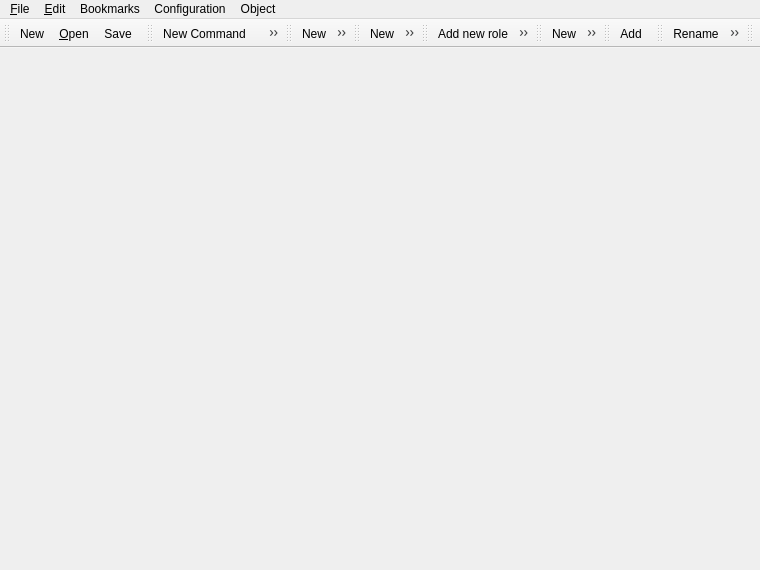
 <widget class="QMainWindow" name="MainForm">
  <property name="geometry">
   <rect>
    <x>0</x>
    <y>0</y>
    <width>760</width>
    <height>570</height>
   </rect>
  </property>
  <property name="sizePolicy">
   <sizepolicy hsizetype="Expanding" vsizetype="Expanding">
    <horstretch>0</horstretch>
    <verstretch>0</verstretch>
   </sizepolicy>
  </property>
  <property name="font">
   <font/>
  </property>
  <property name="windowTitle">
   <string>Ananas: Designer</string>
  </property>
  <widget class="QWidget" name="widget"/>
  <widget class="QToolBar" name="Toolbar">
   <property name="label" stdset="0">
    <string/>
   </property>
   <attribute name="toolBarArea">
    <enum>TopToolBarArea</enum>
   </attribute>
   <attribute name="toolBarBreak">
    <bool>false</bool>
   </attribute>
   <addaction name="configNewAction"/>
   <addaction name="configOpenAction"/>
   <addaction name="configSaveAction"/>
  </widget>
  <widget class="QToolBar" name="tbInterface">
   <property name="label" stdset="0">
    <string/>
   </property>
   <attribute name="toolBarArea">
    <enum>TopToolBarArea</enum>
   </attribute>
   <attribute name="toolBarBreak">
    <bool>false</bool>
   </attribute>
   <addaction name="objInterfaceNewCommandAction"/>
   <addaction name="objInterfaceNewSubmenuAction"/>
   <addaction name="objInterfaceNewSeparatorAction"/>
   <addaction name="objInterfaceEditAction"/>
  </widget>
  <widget class="QToolBar" name="tbMetadata">
   <property name="label" stdset="0">
    <string/>
   </property>
   <attribute name="toolBarArea">
    <enum>TopToolBarArea</enum>
   </attribute>
   <attribute name="toolBarBreak">
    <bool>false</bool>
   </attribute>
   <addaction name="objMetadataNewAction"/>
   <addaction name="objMetadataEditAction"/>
  </widget>
  <widget class="QToolBar" name="tbActions">
   <property name="label" stdset="0">
    <string/>
   </property>
   <attribute name="toolBarArea">
    <enum>TopToolBarArea</enum>
   </attribute>
   <attribute name="toolBarBreak">
    <bool>false</bool>
   </attribute>
   <addaction name="objActionsNewAction"/>
   <addaction name="objActionsNewGroupAction"/>
   <addaction name="objActionsEditAction"/>
  </widget>
  <widget class="QToolBar" name="tbRights">
   <property name="label" stdset="0">
    <string/>
   </property>
   <attribute name="toolBarArea">
    <enum>TopToolBarArea</enum>
   </attribute>
   <attribute name="toolBarBreak">
    <bool>false</bool>
   </attribute>
   <addaction name="objRoleNewAction"/>
   <addaction name="objRoleEditAction"/>
   <addaction name="objRoleClearAction"/>
  </widget>
  <widget class="QToolBar" name="tbLanguages">
   <property name="label" stdset="0">
    <string/>
   </property>
   <attribute name="toolBarArea">
    <enum>TopToolBarArea</enum>
   </attribute>
   <attribute name="toolBarBreak">
    <bool>false</bool>
   </attribute>
   <addaction name="objLanguagesNewAction"/>
   <addaction name="objLanguagesEditAction"/>
   <addaction name="objLanguagesClearAction"/>
  </widget>
  <widget class="QToolBar" name="tbImageCollection">
   <property name="label" stdset="0">
    <string/>
   </property>
   <attribute name="toolBarArea">
    <enum>TopToolBarArea</enum>
   </attribute>
   <attribute name="toolBarBreak">
    <bool>false</bool>
   </attribute>
   <addaction name="objImageCollectionAddAction"/>
  </widget>
  <widget class="QToolBar" name="TBToolbar">
   <property name="label" stdset="0">
    <string/>
   </property>
   <attribute name="toolBarArea">
    <enum>TopToolBarArea</enum>
   </attribute>
   <attribute name="toolBarBreak">
    <bool>false</bool>
   </attribute>
   <addaction name="objTBRenameAction"/>
   <addaction name="objTBMoveUpAction"/>
   <addaction name="objTBMoveDownAction"/>
   <addaction name="objTBDeleteAction"/>
  </widget>
  <widget class="QToolBar" name="tbTabs">
   <property name="movingEnabled" stdset="0">
    <bool>true</bool>
   </property>
   <property name="newLine" stdset="0">
    <bool>true</bool>
   </property>
   <property name="label" stdset="0">
    <string>Tabs</string>
   </property>
   <attribute name="toolBarArea">
    <enum>TopToolBarArea</enum>
   </attribute>
   <attribute name="toolBarBreak">
    <bool>false</bool>
   </attribute>
  </widget>
  <widget class="QMenuBar" name="menuBarMainWindow">
   <property name="enabled">
    <bool>true</bool>
   </property>
   <property name="geometry">
    <rect>
     <x>0</x>
     <y>0</y>
     <width>760</width>
     <height>22</height>
    </rect>
   </property>
   <property name="defaultUp">
    <bool>false</bool>
   </property>
   <widget class="QMenu" name="designerMenu">
    <property name="title">
     <string>&amp;File</string>
    </property>
    <addaction name="fileNewAction"/>
    <addaction name="fileSaveAction"/>
    <addaction name="fileOpenAction"/>
    <addaction name="separator"/>
    <addaction name="filePrintAction"/>
    <addaction name="separator"/>
    <addaction name="fileExitAction"/>
   </widget>
   <widget class="QMenu" name="editMenu">
    <property name="title">
     <string>&amp;Edit</string>
    </property>
    <addaction name="editUndoAction"/>
    <addaction name="editRedoAction"/>
    <addaction name="separator"/>
    <addaction name="editCutAction"/>
    <addaction name="editCopyAction"/>
    <addaction name="editPasteAction"/>
    <addaction name="separator"/>
    <addaction name="editFindAction"/>
   </widget>
   <widget class="QMenu" name="ConfigurationMenu">
    <property name="title">
     <string>Configuration</string>
    </property>
    <addaction name="configOpenAction"/>
    <addaction name="configSaveAction"/>
    <addaction name="separator"/>
    <addaction name="configNewAction"/>
    <addaction name="actionPreferences"/>
   </widget>
   <widget class="QMenu" name="ObjectMenu">
    <property name="title">
     <string>Object</string>
    </property>
    <addaction name="objEditAction"/>
    <addaction name="objRenameAction"/>
    <addaction name="objDeleteAction"/>
    <addaction name="separator"/>
    <addaction name="objNewObjAction"/>
    <addaction name="objNewFieldAction"/>
    <addaction name="objNewFormAction"/>
    <addaction name="objNewTableAction"/>
   </widget>
   <widget class="QMenu" name="menuBookmarks">
    <property name="title">
     <string>Bookmarks</string>
    </property>
    <addaction name="actionToggleBookmark"/>
    <addaction name="actionNextBookmark"/>
    <addaction name="actionPreviousBookmark"/>
    <addaction name="separator"/>
    <addaction name="actionClearAllBookmarks"/>
   </widget>
   <addaction name="designerMenu"/>
   <addaction name="editMenu"/>
   <addaction name="menuBookmarks"/>
   <addaction name="ConfigurationMenu"/>
   <addaction name="ObjectMenu"/>
  </widget>
  <action name="fileNewAction">
   <property name="icon">
    <iconset>
     <normaloff/>
    </iconset>
   </property>
   <property name="text">
    <string>&amp;New</string>
   </property>
   <property name="iconText">
    <string>&amp;New</string>
   </property>
   <property name="shortcut">
    <string>Ctrl+N</string>
   </property>
   <property name="name" stdset="0">
    <string>fileNewAction</string>
   </property>
  </action>
  <action name="fileOpenAction">
   <property name="icon">
    <iconset>
     <normaloff/>
    </iconset>
   </property>
   <property name="text">
    <string>&amp;Open...</string>
   </property>
   <property name="iconText">
    <string>&amp;Open...</string>
   </property>
   <property name="shortcut">
    <string>Ctrl+O</string>
   </property>
   <property name="name" stdset="0">
    <string>fileOpenAction</string>
   </property>
  </action>
  <action name="fileSaveAction">
   <property name="icon">
    <iconset>
     <normaloff/>
    </iconset>
   </property>
   <property name="text">
    <string>&amp;Save</string>
   </property>
   <property name="iconText">
    <string>&amp;Save</string>
   </property>
   <property name="whatsThis">
    <string>actFileSave</string>
   </property>
   <property name="shortcut">
    <string>Ctrl+S</string>
   </property>
   <property name="name" stdset="0">
    <string>fileSaveAction</string>
   </property>
  </action>
  <action name="fileSaveAsAction">
   <property name="text">
    <string>Save &amp;as...</string>
   </property>
   <property name="iconText">
    <string>Save &amp;as...</string>
   </property>
   <property name="shortcut">
    <string/>
   </property>
   <property name="name" stdset="0">
    <string>fileSaveAsAction</string>
   </property>
  </action>
  <action name="filePrintAction">
   <property name="enabled">
    <bool>false</bool>
   </property>
   <property name="icon">
    <iconset>
     <normaloff/>
    </iconset>
   </property>
   <property name="text">
    <string>&amp;Print</string>
   </property>
   <property name="iconText">
    <string>&amp;Print</string>
   </property>
   <property name="shortcut">
    <string>Ctrl+P</string>
   </property>
   <property name="name" stdset="0">
    <string>filePrintAction</string>
   </property>
  </action>
  <action name="fileExitAction">
   <property name="text">
    <string>E&amp;xit</string>
   </property>
   <property name="iconText">
    <string>E&amp;xit</string>
   </property>
   <property name="shortcut">
    <string/>
   </property>
   <property name="name" stdset="0">
    <string>fileExitAction</string>
   </property>
  </action>
  <action name="editUndoAction">
   <property name="enabled">
    <bool>false</bool>
   </property>
   <property name="icon">
    <iconset>
     <normaloff/>
    </iconset>
   </property>
   <property name="text">
    <string>Undo</string>
   </property>
   <property name="iconText">
    <string>Undo</string>
   </property>
   <property name="shortcut">
    <string>Ctrl+Z</string>
   </property>
   <property name="name" stdset="0">
    <string>editUndoAction</string>
   </property>
  </action>
  <action name="editRedoAction">
   <property name="enabled">
    <bool>false</bool>
   </property>
   <property name="icon">
    <iconset>
     <normaloff/>
    </iconset>
   </property>
   <property name="text">
    <string>Redo</string>
   </property>
   <property name="iconText">
    <string>Redo</string>
   </property>
   <property name="shortcut">
    <string>Ctrl+Y</string>
   </property>
   <property name="name" stdset="0">
    <string>editRedoAction</string>
   </property>
  </action>
  <action name="editCutAction">
   <property name="enabled">
    <bool>false</bool>
   </property>
   <property name="icon">
    <iconset>
     <normaloff/>
    </iconset>
   </property>
   <property name="text">
    <string>Cut</string>
   </property>
   <property name="iconText">
    <string>Cut</string>
   </property>
   <property name="toolTip">
    <string>Вырезать</string>
   </property>
   <property name="shortcut">
    <string>Ctrl+X</string>
   </property>
   <property name="name" stdset="0">
    <string>editCutAction</string>
   </property>
  </action>
  <action name="editCopyAction">
   <property name="enabled">
    <bool>false</bool>
   </property>
   <property name="icon">
    <iconset>
     <normaloff/>
    </iconset>
   </property>
   <property name="text">
    <string>Copy</string>
   </property>
   <property name="iconText">
    <string>Copy</string>
   </property>
   <property name="toolTip">
    <string>Копировать</string>
   </property>
   <property name="shortcut">
    <string>Ctrl+C</string>
   </property>
   <property name="name" stdset="0">
    <string>editCopyAction</string>
   </property>
  </action>
  <action name="editPasteAction">
   <property name="enabled">
    <bool>false</bool>
   </property>
   <property name="icon">
    <iconset>
     <normaloff/>
    </iconset>
   </property>
   <property name="text">
    <string>Paste</string>
   </property>
   <property name="iconText">
    <string>Paste</string>
   </property>
   <property name="toolTip">
    <string>Вставить</string>
   </property>
   <property name="shortcut">
    <string>Ctrl+V</string>
   </property>
   <property name="name" stdset="0">
    <string>editPasteAction</string>
   </property>
  </action>
  <action name="editFindAction">
   <property name="enabled">
    <bool>false</bool>
   </property>
   <property name="icon">
    <iconset>
     <normaloff/>
    </iconset>
   </property>
   <property name="text">
    <string>Find</string>
   </property>
   <property name="iconText">
    <string>Find</string>
   </property>
   <property name="shortcut">
    <string>Ctrl+F</string>
   </property>
   <property name="name" stdset="0">
    <string>editFindAction</string>
   </property>
  </action>
  <action name="helpContentsAction">
   <property name="text">
    <string>&amp;Содержание...</string>
   </property>
   <property name="iconText">
    <string>Содержание</string>
   </property>
   <property name="shortcut">
    <string/>
   </property>
   <property name="name" stdset="0">
    <string>helpContentsAction</string>
   </property>
  </action>
  <action name="helpIndexAction">
   <property name="text">
    <string>&amp;Индекс...</string>
   </property>
   <property name="iconText">
    <string>Индекс</string>
   </property>
   <property name="shortcut">
    <string/>
   </property>
   <property name="name" stdset="0">
    <string>helpIndexAction</string>
   </property>
  </action>
  <action name="helpAboutAction">
   <property name="text">
    <string>&amp;О программе</string>
   </property>
   <property name="iconText">
    <string>О программе</string>
   </property>
   <property name="shortcut">
    <string/>
   </property>
   <property name="name" stdset="0">
    <string>helpAboutAction</string>
   </property>
  </action>
  <action name="new_itemAction">
   <property name="text">
    <string>new item</string>
   </property>
   <property name="iconText">
    <string>new item</string>
   </property>
   <property name="name" stdset="0">
    <string>new_itemAction</string>
   </property>
  </action>
  <action name="new_itemAction_2">
   <property name="text">
    <string>new item</string>
   </property>
   <property name="iconText">
    <string>new item</string>
   </property>
   <property name="name" stdset="0">
    <string>new_itemAction_2</string>
   </property>
  </action>
  <action name="configurationnew_itemAction">
   <property name="text">
    <string>Image Collection</string>
   </property>
   <property name="iconText">
    <string>Image Collection</string>
   </property>
   <property name="name" stdset="0">
    <string>configurationnew_itemAction</string>
   </property>
  </action>
  <action name="actionToggleBookmark">
   <property name="icon">
    <iconset>
     <normaloff>:/images/bookmark.png</normaloff>:/images/bookmark.png</iconset>
   </property>
   <property name="text">
    <string>Toggle &amp;Bookmark</string>
   </property>
   <property name="iconText">
    <string>Toggle Bookmark</string>
   </property>
  </action>
  <action name="actionNextBookmark">
   <property name="icon">
    <iconset>
     <normaloff>:/images/bookmarknext.png</normaloff>:/images/bookmarknext.png</iconset>
   </property>
   <property name="text">
    <string>&amp;Next Bookmark</string>
   </property>
  </action>
  <action name="actionPreviousBookmark">
   <property name="icon">
    <iconset>
     <normaloff>:/images/bookmarkprevious.png</normaloff>:/images/bookmarkprevious.png</iconset>
   </property>
   <property name="text">
    <string>&amp;Previous Bookmark</string>
   </property>
  </action>
  <action name="actionClearAllBookmarks">
   <property name="icon">
    <iconset>
     <normaloff>:/images/clearallbookmarks.png</normaloff>:/images/clearallbookmarks.png</iconset>
   </property>
   <property name="text">
    <string>Clear &amp;All Bookmarks</string>
   </property>
  </action>
  <action name="actionPreferences">
   <property name="icon">
    <iconset>
     <normalon>:/images/computer_key.png</normalon>
    </iconset>
   </property>
   <property name="text">
    <string>Preferences</string>
   </property>
  </action>
  <actiongroup name="configGroup">
   <action name="configNewAction">
    <property name="icon">
     <iconset>
      <normaloff>:/images/filenew.png</normaloff>:/images/filenew.png</iconset>
    </property>
    <property name="text">
     <string>New</string>
    </property>
    <property name="iconText">
     <string>New</string>
    </property>
    <property name="toolTip">
     <string>Create new configuration</string>
    </property>
    <property name="name" stdset="0">
     <string>configNewAction</string>
    </property>
   </action>
   <action name="configOpenAction">
    <property name="checked">
     <bool>false</bool>
    </property>
    <property name="icon">
     <iconset>
      <normaloff>:/images/hi22-action-project_open.png</normaloff>:/images/hi22-action-project_open.png</iconset>
    </property>
    <property name="text">
     <string>&amp;Open</string>
    </property>
    <property name="iconText">
     <string>&amp;Open</string>
    </property>
    <property name="toolTip">
     <string>Open configuration</string>
    </property>
    <property name="statusTip">
     <string>Open configuration</string>
    </property>
    <property name="name" stdset="0">
     <string>configOpenAction</string>
    </property>
   </action>
   <action name="configSaveAction">
    <property name="icon">
     <iconset>
      <normaloff>:/images/filesave.png</normaloff>:/images/filesave.png</iconset>
    </property>
    <property name="text">
     <string>Save</string>
    </property>
    <property name="iconText">
     <string>Save</string>
    </property>
    <property name="toolTip">
     <string>Save configuration</string>
    </property>
    <property name="shortcut">
     <string>Ctrl+S</string>
    </property>
    <property name="name" stdset="0">
     <string>configSaveAction</string>
    </property>
   </action>
   <action name="config_DBCreateAction">
    <property name="text">
     <string>Создать/обновить БД</string>
    </property>
    <property name="iconText">
     <string>Создать/обновить БД</string>
    </property>
    <property name="name" stdset="0">
     <string>config_DBCreateAction</string>
    </property>
   </action>
   <property name="name" stdset="0">
    <string>configGroup</string>
   </property>
  </actiongroup>
  <actiongroup name="formGroup">
   <action name="NewButtonAction">
    <property name="text">
     <string>Новая кнопка</string>
    </property>
    <property name="iconText">
     <string>Новая кнопка</string>
    </property>
    <property name="name" stdset="0">
     <string>NewButtonAction</string>
    </property>
   </action>
   <action name="NewAttributeAction">
    <property name="text">
     <string>Новый атрибут</string>
    </property>
    <property name="iconText">
     <string>Новый атрибут</string>
    </property>
    <property name="name" stdset="0">
     <string>NewAttributeAction</string>
    </property>
   </action>
   <action name="NewFieldAction">
    <property name="text">
     <string>Новое поле</string>
    </property>
    <property name="iconText">
     <string>Новое поле</string>
    </property>
    <property name="name" stdset="0">
     <string>NewFieldAction</string>
    </property>
   </action>
   <property name="name" stdset="0">
    <string>formGroup</string>
   </property>
  </actiongroup>
  <actiongroup name="objectGroup">
   <action name="objNewFormAction">
    <property name="icon">
     <iconset>
      <normaloff>:/images/form.png</normaloff>:/images/form.png</iconset>
    </property>
    <property name="text">
     <string>New form</string>
    </property>
    <property name="iconText">
     <string>New form</string>
    </property>
    <property name="name" stdset="0">
     <string>objNewFormAction</string>
    </property>
   </action>
   <action name="objDeleteAction">
    <property name="text">
     <string>Delete</string>
    </property>
    <property name="iconText">
     <string>Delete</string>
    </property>
    <property name="name" stdset="0">
     <string>objDeleteAction</string>
    </property>
   </action>
   <action name="objNewFieldAction">
    <property name="icon">
     <iconset>
      <normaloff>:/images/field.png</normaloff>:/images/field.png</iconset>
    </property>
    <property name="text">
     <string>New field</string>
    </property>
    <property name="iconText">
     <string>New field</string>
    </property>
    <property name="name" stdset="0">
     <string>objNewFieldAction</string>
    </property>
   </action>
   <action name="objRenameAction">
    <property name="icon">
     <iconset>
      <normaloff>:/images/editrename.png</normaloff>:/images/editrename.png</iconset>
    </property>
    <property name="text">
     <string>Rename</string>
    </property>
    <property name="iconText">
     <string>Rename</string>
    </property>
    <property name="name" stdset="0">
     <string>objRenameAction</string>
    </property>
   </action>
   <action name="objEditAction">
    <property name="text">
     <string>Edit</string>
    </property>
    <property name="iconText">
     <string>Edit</string>
    </property>
    <property name="name" stdset="0">
     <string>objEditAction</string>
    </property>
   </action>
   <action name="objNewTableAction">
    <property name="icon">
     <iconset>
      <normaloff>:/images/table.png</normaloff>:/images/table.png</iconset>
    </property>
    <property name="text">
     <string>New table</string>
    </property>
    <property name="iconText">
     <string>New table</string>
    </property>
    <property name="name" stdset="0">
     <string>objNewTableAction</string>
    </property>
   </action>
   <action name="objNewObjAction">
    <property name="icon">
     <iconset>
      <normaloff>:/images/object.png</normaloff>:/images/object.png</iconset>
    </property>
    <property name="text">
     <string>New in group</string>
    </property>
    <property name="iconText">
     <string>New in group</string>
    </property>
    <property name="name" stdset="0">
     <string>objNewObjAction</string>
    </property>
   </action>
   <action name="objTBDeleteAction">
    <property name="icon">
     <iconset>
      <normaloff>:/images/editdelete.png</normaloff>:/images/editdelete.png</iconset>
    </property>
    <property name="text">
     <string>Delete</string>
    </property>
    <property name="iconText">
     <string>Delete</string>
    </property>
    <property name="name" stdset="0">
     <string>objTBDeleteAction</string>
    </property>
   </action>
   <action name="objMetadataNewAction">
    <property name="icon">
     <iconset>
      <normaloff>:/images/doc.png</normaloff>:/images/doc.png</iconset>
    </property>
    <property name="text">
     <string>New</string>
    </property>
    <property name="iconText">
     <string>New</string>
    </property>
    <property name="name" stdset="0">
     <string>objMetadataNewAction</string>
    </property>
   </action>
   <action name="objTBRenameAction">
    <property name="icon">
     <iconset>
      <normaloff>:/images/editrename.png</normaloff>:/images/editrename.png</iconset>
    </property>
    <property name="text">
     <string>Rename</string>
    </property>
    <property name="iconText">
     <string>Rename</string>
    </property>
    <property name="name" stdset="0">
     <string>objTBRenameAction</string>
    </property>
   </action>
   <action name="objTBMoveUpAction">
    <property name="icon">
     <iconset>
      <normaloff>:/images/arrow_up.png</normaloff>:/images/arrow_up.png</iconset>
    </property>
    <property name="text">
     <string>Move Up</string>
    </property>
    <property name="iconText">
     <string>Move Up</string>
    </property>
    <property name="name" stdset="0">
     <string>objTBMoveUpAction</string>
    </property>
   </action>
   <action name="objTBMoveDownAction">
    <property name="icon">
     <iconset>
      <normaloff>:/images/arrow_down.png</normaloff>:/images/arrow_down.png</iconset>
    </property>
    <property name="text">
     <string>Move Down</string>
    </property>
    <property name="iconText">
     <string>Move Down</string>
    </property>
    <property name="name" stdset="0">
     <string>objTBMoveDownAction</string>
    </property>
   </action>
   <action name="objMetadataEditAction">
    <property name="icon">
     <iconset>
      <normaloff>:/images/editedit.png</normaloff>:/images/editedit.png</iconset>
    </property>
    <property name="text">
     <string>Edit</string>
    </property>
    <property name="iconText">
     <string>Edit</string>
    </property>
    <property name="name" stdset="0">
     <string>objMetadataEditAction</string>
    </property>
   </action>
   <action name="objActionsNewGroupAction">
    <property name="icon">
     <iconset>
      <normaloff>:/images/function.png</normaloff>:/images/function.png</iconset>
    </property>
    <property name="text">
     <string>New Group</string>
    </property>
    <property name="iconText">
     <string>New Group</string>
    </property>
    <property name="name" stdset="0">
     <string>objActionsNewGroupAction</string>
    </property>
   </action>
   <action name="objActionsNewAction">
    <property name="icon">
     <iconset>
      <normaloff>:/images/filenew.png</normaloff>:/images/filenew.png</iconset>
    </property>
    <property name="text">
     <string>New</string>
    </property>
    <property name="iconText">
     <string>New</string>
    </property>
    <property name="name" stdset="0">
     <string>objActionsNewAction</string>
    </property>
   </action>
   <action name="objActionsEditAction">
    <property name="icon">
     <iconset>
      <normaloff>:/images/editedit.png</normaloff>:/images/editedit.png</iconset>
    </property>
    <property name="text">
     <string>Action</string>
    </property>
    <property name="iconText">
     <string>Action</string>
    </property>
    <property name="name" stdset="0">
     <string>objActionsEditAction</string>
    </property>
   </action>
   <action name="objInterfaceNewSubmenuAction">
    <property name="icon">
     <iconset>
      <normaloff>:/images/report_g.png</normaloff>:/images/report_g.png</iconset>
    </property>
    <property name="text">
     <string>New Submenu</string>
    </property>
    <property name="iconText">
     <string>New Submenu</string>
    </property>
    <property name="name" stdset="0">
     <string>objInterfaceNewSubmenuAction</string>
    </property>
   </action>
   <action name="objInterfaceNewCommandAction">
    <property name="icon">
     <iconset>
      <normaloff>:/images/report.png</normaloff>:/images/report.png</iconset>
    </property>
    <property name="text">
     <string>New Command</string>
    </property>
    <property name="iconText">
     <string>New Command</string>
    </property>
    <property name="name" stdset="0">
     <string>objInterfaceNewCommandAction</string>
    </property>
   </action>
   <action name="objInterfaceNewSeparatorAction">
    <property name="icon">
     <iconset>
      <normaloff>:/images/editsep.png</normaloff>:/images/editsep.png</iconset>
    </property>
    <property name="text">
     <string>New Separator</string>
    </property>
    <property name="iconText">
     <string>New Separator</string>
    </property>
    <property name="name" stdset="0">
     <string>objInterfaceNewSeparatorAction</string>
    </property>
   </action>
   <action name="objInterfaceEditAction">
    <property name="icon">
     <iconset>
      <normaloff>:/images/editedit.png</normaloff>:/images/editedit.png</iconset>
    </property>
    <property name="text">
     <string>Edit</string>
    </property>
    <property name="iconText">
     <string>Edit</string>
    </property>
    <property name="name" stdset="0">
     <string>objInterfaceEditAction</string>
    </property>
   </action>
   <action name="objInterfaceRenameAction">
    <property name="icon">
     <iconset>
      <normaloff>:/images/editrename.png</normaloff>:/images/editrename.png</iconset>
    </property>
    <property name="text">
     <string>Rename</string>
    </property>
    <property name="iconText">
     <string>Rename</string>
    </property>
    <property name="name" stdset="0">
     <string>objInterfaceRenameAction</string>
    </property>
   </action>
   <action name="objLanguagesNewAction">
    <property name="icon">
     <iconset>
      <normaloff>:/images/filenew.png</normaloff>:/images/filenew.png</iconset>
    </property>
    <property name="text">
     <string>New</string>
    </property>
    <property name="iconText">
     <string>New</string>
    </property>
    <property name="name" stdset="0">
     <string>objLanguagesNewAction</string>
    </property>
   </action>
   <action name="objLanguagesEditAction">
    <property name="icon">
     <iconset>
      <normaloff>:/images/editedit.png</normaloff>:/images/editedit.png</iconset>
    </property>
    <property name="text">
     <string>Edit</string>
    </property>
    <property name="iconText">
     <string>Edit</string>
    </property>
    <property name="name" stdset="0">
     <string>objLanguagesEditAction</string>
    </property>
   </action>
   <action name="objLanguagesClearAction">
    <property name="icon">
     <iconset>
      <normaloff>:/images/editcut.png</normaloff>:/images/editcut.png</iconset>
    </property>
    <property name="text">
     <string>Clear dead aliases</string>
    </property>
    <property name="iconText">
     <string>Clear dead aliases</string>
    </property>
    <property name="name" stdset="0">
     <string>objLanguagesClearAction</string>
    </property>
   </action>
   <action name="objImageCollectionAddAction">
    <property name="icon">
     <iconset>
      <normaloff>:/images/filenew.png</normaloff>:/images/filenew.png</iconset>
    </property>
    <property name="text">
     <string>Add</string>
    </property>
    <property name="iconText">
     <string>Add</string>
    </property>
    <property name="name" stdset="0">
     <string>objImageCollectionAddAction</string>
    </property>
   </action>
   <action name="objRoleNewAction">
    <property name="icon">
     <iconset>
      <normaloff>:/images/doc.png</normaloff>:/images/doc.png</iconset>
    </property>
    <property name="text">
     <string>Add new role</string>
    </property>
    <property name="iconText">
     <string>Add new role</string>
    </property>
    <property name="name" stdset="0">
     <string>objRoleNewAction</string>
    </property>
   </action>
   <action name="objRoleClearAction">
    <property name="icon">
     <iconset>
      <normaloff>:/images/editcut.png</normaloff>:/images/editcut.png</iconset>
    </property>
    <property name="text">
     <string>Clear dead roles</string>
    </property>
    <property name="iconText">
     <string>Clear dead roles</string>
    </property>
    <property name="name" stdset="0">
     <string>objRoleClearAction</string>
    </property>
   </action>
   <action name="objRoleEditAction">
    <property name="icon">
     <iconset>
      <normaloff>:/images/editedit.png</normaloff>:/images/editedit.png</iconset>
    </property>
    <property name="text">
     <string>Edit role</string>
    </property>
    <property name="iconText">
     <string>Edit role</string>
    </property>
    <property name="name" stdset="0">
     <string>objRoleEditAction</string>
    </property>
   </action>
   <property name="name" stdset="0">
    <string>objectGroup</string>
   </property>
  </actiongroup>
 </widget>
